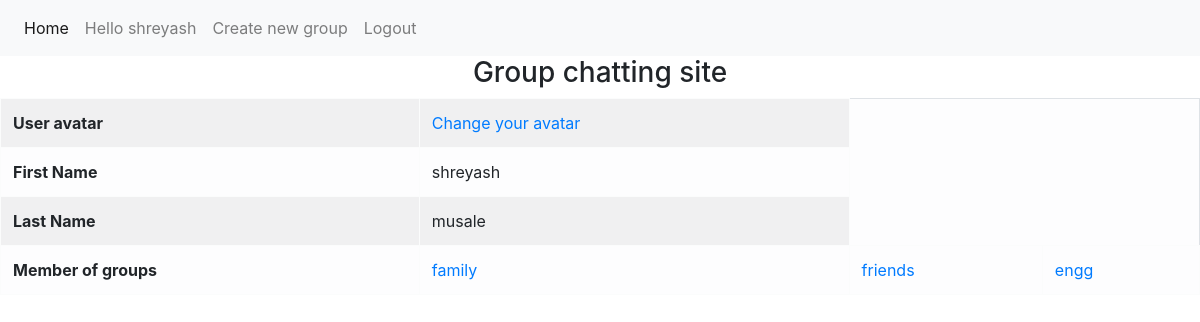
/ (signed in), run on the app's committed database.
### chat/models.py (models this page shows, shortened)
class Rooms(models.Model):
    title = models.CharField(max_length=255)
    admin = models.CharField(max_length=255,default=" ")
    group_members = models.ManyToManyField(User)

### member/views.py (the view)
# urls.py: 2. Add a URL to urlpatterns:  path('', views.home, name='home')
def home(request):
    username = None
    members = None
    grp = None
    if request.user.is_authenticated:
        user_id = request.user.id
        members = User.objects.get(id = user_id)
        for i in members.rooms_set.all():
            print(i.title)
        print(f' user id = {members.first_name}')
    return render(request,'home.html',{'member':members, 'grp':grp})

### templates/home.html (shortened to what this page needs)
{% load avatar_tags %}
<!DOCTYPE html>
<html lang="en">
<head>
    <link rel="stylesheet" href="https://stackpath.bootstrapcdn.com/bootstrap/4.3.1/css/bootstrap.min.css">
</head>
<body>
    <nav class="navbar navbar-expand-lg navbar-light bg-light">
        <div class="collapse navbar-collapse" id="navbarNavAltMarkup">
          <div class="navbar-nav">
            <a class="nav-item nav-link active" href="{% url 'home' %}">Home <span class="sr-only">(current)</span></a>
            {% if user.is_authenticated %}
                  <a class="nav-item nav-link" >Hello {{user.first_name}}</a>
                  <a class="nav-item nav-link" href="{% url 'create_group' %}">Create new group</a>
                  <a class="nav-item nav-link" href="{% url 'user_logout' %}">Logout</a>
            {% else %}
                  <a class="nav-item nav-link" href={% url 'user_login' %}>Login</a>
                  <a class="nav-item nav-link" href="{% url 'register' %}">Register</a>
            {% endif %}
          </div>
        </div>
      </nav>
      <h3><center>Group chatting site</center></h3>
      {% if user.is_authenticated %}
      {% if member %}
        <table class="table table-light table-bordered table-striped">
          <tbody>
            <tr>
              <th>User avatar</th>
              <td><a href={% url 'avatar_change' %}> Change your avatar</a></td>
          </tr>
          <tr>
              <th>First Name</th>
              <td id = 'user_name'>{{member.first_name}}</td>
          </tr>
          <tr>
              <th>Last Name</th>
              <td>{{member.last_name}}</td>
          </tr>
          <tr>
            <th>Member of groups</th>
            {% if member.rooms_set.all %}
              {% for mr in member.rooms_set.all %}
                <td><a href="{% url 'chatpage' mr.title user.first_name %}"> {{mr.title}}</a></td>
              {% endfor %}
            {% else %}
              <td>You are not member of any group</td>
            {% endif %}
          </tr>
      </tbody>
      </table>
      {% endif %}
    {% endif %}
</body>
</html>

### data on the page
Rooms: title "family"
Rooms: title "friends"
Rooms: title "engg"

### other printed values
{{ user.first_name }} "shreyash"
{{ member.first_name }} "shreyash"
{{ member.last_name }} "musale"
